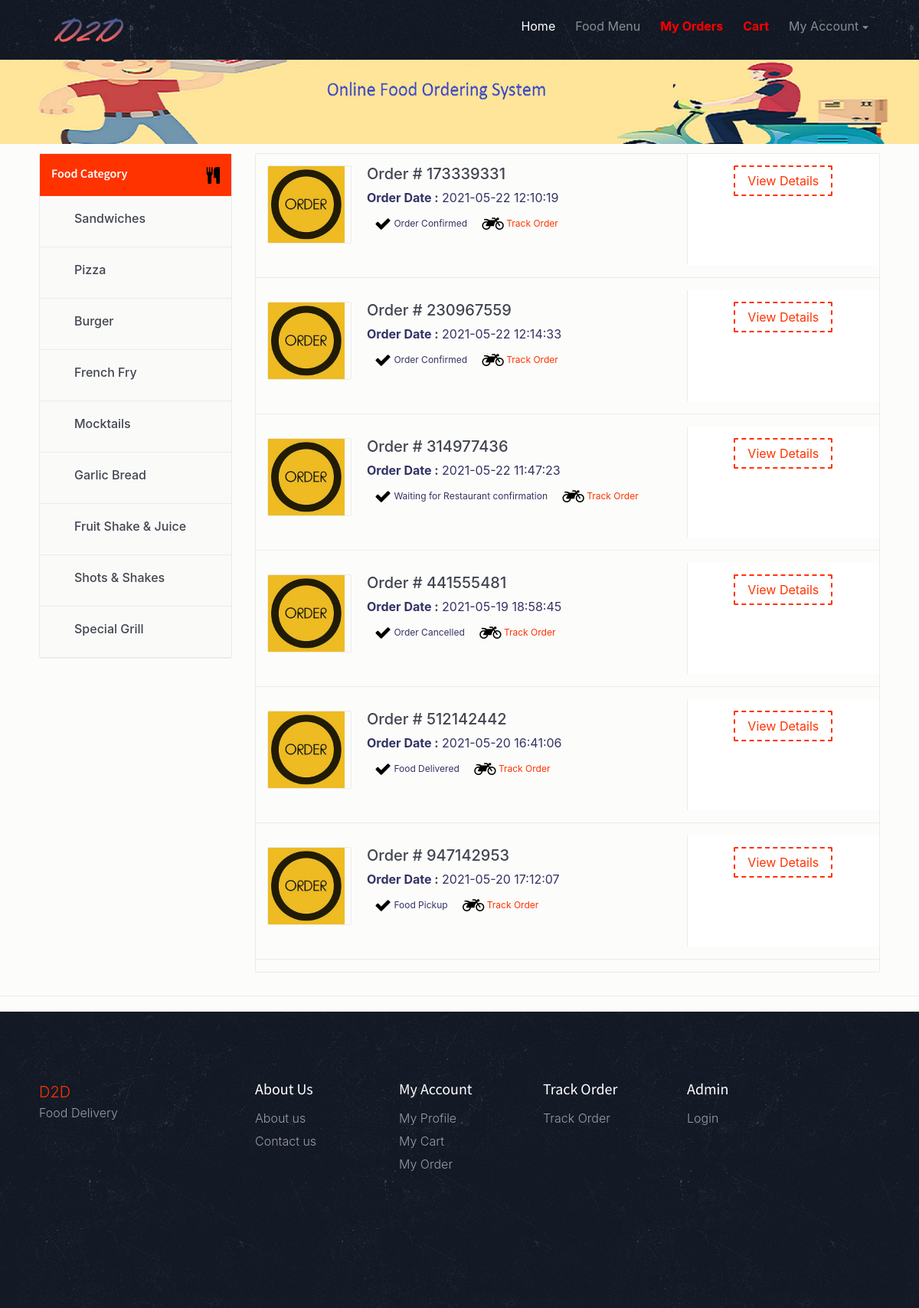
The app's page /my-order.php (signed in) with its own data.
### tables this page shows
CREATE TABLE `tblcategory` (
  `ID` int(5) NOT NULL,
  `CategoryName` varchar(120) DEFAULT NULL,
  `CreationDate` timestamp NULL DEFAULT current_timestamp()
);

CREATE TABLE `tblorderaddresses` (
  `ID` int(11) NOT NULL,
  `UserId` char(100) DEFAULT NULL,
  `Ordernumber` char(100) DEFAULT NULL,
  `Flatnobuldngno` varchar(255) DEFAULT NULL,
  `StreetName` varchar(255) DEFAULT NULL,
  `Area` varchar(255) DEFAULT NULL,
  `Landmark` varchar(255) DEFAULT NULL,
  `City` varchar(255) DEFAULT NULL,
  `OrderTime` timestamp NOT NULL DEFAULT current_timestamp(),
  `OrderFinalStatus` varchar(255) DEFAULT NULL
);

### my-order.php (the view, shortened to what this page needs)
<?php
include_once('includes/dbconnection.php');
if (strlen($_SESSION['fosuid']==0)) {
  header('location:logout.php');
  } else {
  ?>
<!DOCTYPE html>
<html lang="en">
<head>
    <link href="css/bootstrap.min.css" rel="stylesheet">
    <link href="css/font-awesome.min.css" rel="stylesheet">
    <link href="css/animsition.min.css" rel="stylesheet">
    <link href="css/animate.css" rel="stylesheet">
    <link href="css/style.css" rel="stylesheet">
</head>
<body>
    <div class="site-wrapper animsition" data-animsition-in="fade-in" data-animsition-out="fade-out">
        <header id="header" class="header-scroll top-header headrom">
       <?php include_once('includes/header.php');?>
        </header>
        <div class="page-wrapper">
            <div class="inner-page-hero bg-image" data-image-src="images/online.jpg">
            </div>
            <div class="result-show">
                <div class="container">
                    <div class="row">
                        <div class="col-sm-3">
                    </div>
                </div>
            </div>
            <section class="restaurants-page">
                <div class="container">
                    <div class="row">
                        <div class="col-xs-12 col-sm-5 col-md-5 col-lg-3">
                            <div class="sidebar clearfix m-b-20">
                                <div class="main-block">
                                    <div class="sidebar-title white-txt">
                                        <h6>Food Category</h6> <i class="fa fa-cutlery pull-right"></i> </div>
                                    <?php
      $query=mysqli_query($con,"select * from  tblcategory");
              while($row=mysqli_fetch_array($query))
              {
              ?>
                               <ul>
                                            <li>
                                                <label class="custom-control custom-checkbox">
                                                    <span class="custom-control-description"><a href="viewfood-categorywise.php?catid=<?php echo $row['CategoryName'];?>"><?php echo $row['CategoryName'];?></a></span> </label>
                                            </li>
                                        </ul>
                                        <?php } ?>
                                    <div class="clearfix"></div>
                                </div>
                            </div>
                        </div>
                        <div class="col-xs-12 col-sm-7 col-md-7 col-lg-9">
                            <div class="bg-gray restaurant-entry">
<?php
$uid=$_SESSION['fosuid'];
      $query=mysqli_query($con,"select * from  tblorderaddresses  where UserId='$uid'");
              while($row=mysqli_fetch_array($query))
              { ?>
                                <div class="row">
                                    <div class="col-sm-12 col-md-12 col-lg-8 text-xs-center text-sm-left">
                                        <div class="entry-logo">
                                <a class="img-fluid" href="order-details.php?orderid=<?php echo $row['Ordernumber'];?>"><img src="images/order.jpg" width="100" height="100" alt="Order "></a>
                                        </div>
                                        <div class="entry-dscr">
         <h5><a href="order-details.php?orderid=<?php echo $row['Ordernumber'];?>">Order # <?php echo $row['Ordernumber'];?></a></h5>
         <p><b>Order Date :</b> <?php echo $row['OrderTime']?></p>
                                            <ul class="list-inline">
                                                <li class="list-inline-item"><i class="fa fa-check"></i>
                                                    <?php $status=$row['OrderFinalStatus'];
if($status==''){
 echo "Waiting for Restaurant confirmation";
} else{
echo $status;
}
                                                    ?></li>
                                                <li class="list-inline-item"><i class="fa fa-motorcycle"></i>
 <a href="javascript:void(0);" onClick="popUpWindow('trackorder.php?oid=<?php echo htmlentities($row['Ordernumber']);?>');" title="Track order">Track Order</a></li>
                                            </ul>
                                        </div>
                                    </div>
                                    <div class="col-sm-12 col-md-12 col-lg-4 text-xs-center">
                                        <div class="right-content bg-white">
                                            <div class="right-review">
                                     <a href="order-details.php?orderid=<?php echo $row['Ordernumber'];?>" class="btn theme-btn-dash">View Details</a> </div>
                                        </div>
                                    </div>
                                </div>
                                <hr />
                            <?php } ?>
                            </div>
                            </div>
                        </div>
                    </div>
                </div>
            <?php include('includes/footer.php');?>
        </div>
    </div>
</body>
</html>
<?php } ?>

### css/style.css (style rules this page uses)
body { background: rgba(252, 251, 249, 0.68); font-size: 16px; color: #4d4f56; font-weight: 400; overflow-x: hidden; }
.h1, .h2, .h3, .h4, .h5, .h6, h1, h2, h3, h4, h5, h6 { font-family: "Source Sans Pro", sans-serif; color: #25282b; }
a { color: #f30; }
ul { list-style-type: none; padding: 0; }
hr { margin-top: 1rem; margin-bottom: 1rem; border: 0; border-top: 1px solid #eaebeb; }
.container { max-width: 1270px; width: 94%; }
.page-wrapper { padding-top: 68px; }
.custom-control { padding-left: 30px; }
.form-control-lg, .dropdown-menu, .btn, .btn-group-lg>.btn, .btn-lg, .img-rounded { border-radius: 2px }
.btn { transition: all .4s; }
.theme-btn-dash { border: 2px dashed #f30; background-color: transparent; color: #f30 }
.bg-white { background-color: #fff }
.m-b-20 { margin-bottom: 20px; }
#header { position: fixed; width: 100%; border: 0; z-index: 99; }
.inner-page-hero { padding-top: 5%; padding-bottom: 5%; }
.result-show div i { margin-left: 10px; font-size: 22px; vertical-align: middle; color: #000; }
.result-show { padding: 7px 0 10px; border-bottom: 1px solid #eaebeb; color: #333366; margin-bottom: 20px; }
.result-show p { padding: 0; margin: 5px 0; }
.sidebar { border: 1px solid #eaebeb; background: #fafaf8; border-radius: 3px; }
.sidebar-title { padding: 15px 15px 15px; background: #f30; float: left; width: 100%; }
.sidebar-title h6 { float: left; margin-bottom: 0; color: #fff; font-size: 16px; font-weight: 600; line-height: 20px; }
.sidebar-title i { float: right; color: #fff; font-size: 15px; margin-top: 3px; }
.main-block ul li { line-height: 28px; font-weight: 300; display: block; border-bottom: 1px solid #eaebeb; font-weight: 500; color: #414551; }
.main-block ul li a { color: #414551; display: block; font-weight: 500; padding: 15px; }
.main-block ul { float: left; width: 100%; margin-bottom: 0; }
.main-block ul li:first-of-type { border-top: none }
.restaurants-page .row .row { display: flex; flex-wrap: wrap; }
.restaurant-entry { border: 1px solid #eaebeb; border-radius: 2px; margin-bottom: 20px; }
.restaurant-entry .entry-logo { float: left; width: 110px; height: auto; border: 1px solid #eaebeb; border-radius: 2px; margin-top: 15px; margin-left: 15px; overflow: hidden }
.restaurant-entry .entry-logo img { max-width: 100%; display: block }
.restaurant-entry .entry-dscr { padding-left: 145px; margin-top: 15px; }
.restaurant-entry .entry-dscr h5 a { color: #414551; font-weight: 500; font-family: -apple-system, BlinkMacSystemFont, "Segoe UI", Roboto, "Helvetica Neue", Arial, sans-serif; }
.restaurant-entry .entry-dscr ul li { font-size: 12px; margin-top: 7px; }
.restaurant-entry .right-review { padding: 15px 10px; border-left: 1px solid #eaebeb; min-height: 145px; }

### records on screen
tblcategory: CategoryName "Sandwiches"
tblcategory: CategoryName "Pizza"
tblcategory: CategoryName "Burger"
tblcategory: CategoryName "French Fry"
tblcategory: CategoryName "Mocktails"
tblcategory: CategoryName "Garlic Bread"
tblcategory: CategoryName "Fruit Shake & Juice"
tblcategory: CategoryName "Shots & Shakes"
tblcategory: CategoryName "Special Grill"
tblorderaddresses: Ordernumber "173339331", OrderTime "2021-05-22 12:10:19", OrderFinalStatus "Order Confirmed"
tblorderaddresses: Ordernumber "230967559", OrderTime "2021-05-22 12:14:33", OrderFinalStatus "Order Confirmed"
tblorderaddresses: Ordernumber "314977436", OrderTime "2021-05-22 11:47:23", shows "Waiting for Restaurant confirmation"
tblorderaddresses: Ordernumber "441555481", OrderTime "2021-05-19 18:58:45", OrderFinalStatus "Order Cancelled"
tblorderaddresses: Ordernumber "512142442", OrderTime "2021-05-20 16:41:06", OrderFinalStatus "Food Delivered"
tblorderaddresses: Ordernumber "947142953", OrderTime "2021-05-20 17:12:07", OrderFinalStatus "Food Pickup"
